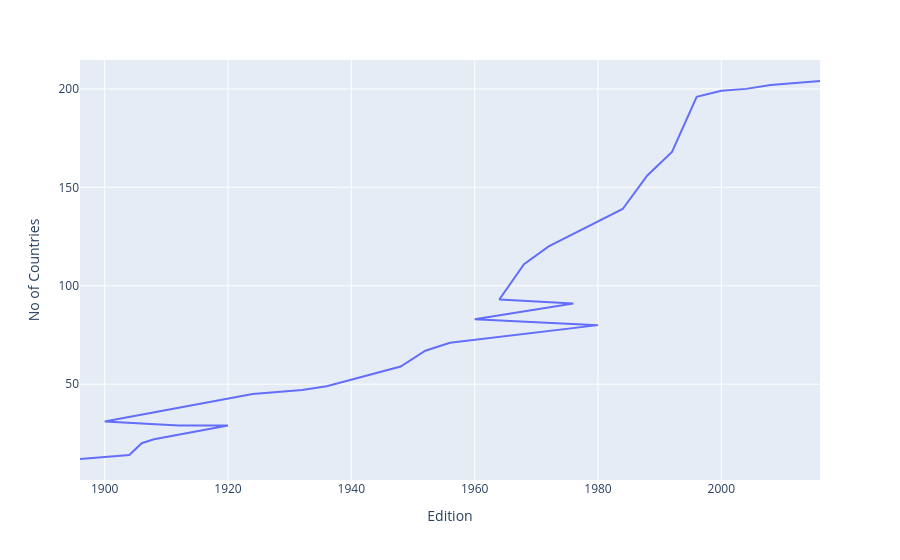

Here is the notebook cell this chart was saved with:
### Code cell
fig.show()

### Figure 1 — Plotly figure (JSON) as saved in the notebook; plotly's stock layout.template omitted (floating-point values rounded to 4 significant figures)
{"data": [{"hovertemplate": "Edition=%{x}<br>No of Countries=%{y}<extra></extra>", "legendgroup": "", "line": {"color": "#636efa", "dash": "solid"}, "marker": {"symbol": "circle"}, "mode": "lines", "name": "", "orientation": "v", "showlegend": false, "type": "scatter", "x": [2016, 2012, 2008, 2004, 2000, 1996, 1992, 1988, 1984, 1972, 1968, 1964, 1976, 1960, 1980, 1956, 1952, 1948, 1936, 1932, 1928, 1924, 1900, 1912, 1920, 1908, 1906, 1904, 1896], "xaxis": "x", "y": [204, 203, 202, 200, 199, 196, 168, 156, 139, 120, 111, 93, 91, 83, 80, 71, 67, 59, 49, 47, 46, 45, 31, 29, 29, 22, 20, 14, 12], "yaxis": "y"}], "layout": {"legend": {"tracegroupgap": 0}, "margin": {"t": 60}, "xaxis": {"anchor": "y", "domain": [0, 1], "title": {"text": "Edition"}}, "yaxis": {"anchor": "x", "domain": [0, 1], "title": {"text": "No of Countries"}}}}
